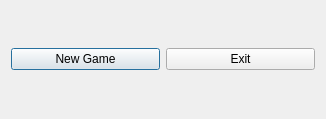
<?xml version="1.0" encoding="UTF-8"?>
<ui version="4.0">
 <class>ig_MainWindow</class>
 <widget class="QDialog" name="ig_MainWindow">
  <property name="geometry">
   <rect>
    <x>0</x>
    <y>0</y>
    <width>326</width>
    <height>119</height>
   </rect>
  </property>
  <property name="windowTitle">
   <string>Dialog</string>
  </property>
  <layout class="QGridLayout" name="gridLayout">
   <item row="0" column="0">
    <widget class="QPushButton" name="btnNewGame">
     <property name="text">
      <string>New Game</string>
     </property>
    </widget>
   </item>
   <item row="0" column="1">
    <widget class="QPushButton" name="btnExit">
     <property name="text">
      <string>Exit</string>
     </property>
    </widget>
   </item>
  </layout>
 </widget>
 <resources/>
 <connections/>
</ui>
